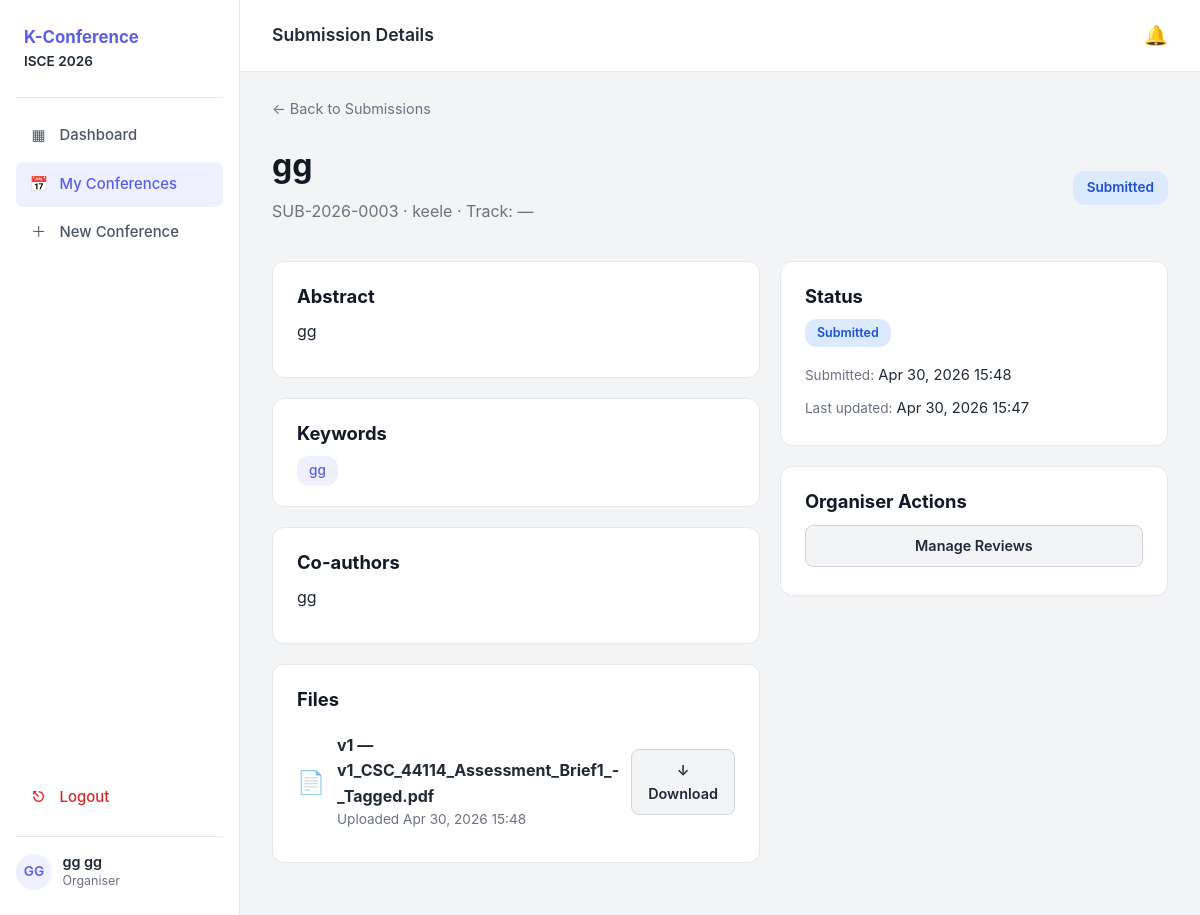
Page /submissions/3/ (signed in) on the committed database.
### accounts/models.py (models this page shows, shortened)
class Profile(models.Model):
    ROLE_ORGANISER = 'organiser'
    ROLE_AUTHOR = 'author'
    ROLE_REVIEWER = 'reviewer'
    ROLE_PARTICIPANT = 'participant'
    ROLE_CHOICES = [
        (ROLE_ORGANISER, 'Organiser'),
        (ROLE_AUTHOR, 'Author'),
        (ROLE_REVIEWER, 'Reviewer'),
        (ROLE_PARTICIPANT, 'Participant'),
    ]
    user = models.OneToOneField(
        User,
        on_delete=models.CASCADE,
        related_name='profile',
    )
    role = models.CharField(
        max_length=20,
        choices=ROLE_CHOICES,
        default=ROLE_PARTICIPANT,
    )
    affiliation = models.CharField(
        max_length=200,
        blank=True,
        help_text="Organisation or university the user belongs to.",
    )
    created_at = models.DateTimeField(auto_now_add=True)
    def is_organiser(self):
        return self.role == self.ROLE_ORGANISER
    def is_author(self):
        return self.role == self.ROLE_AUTHOR

### submissions/models.py (models this page shows, shortened)
class Submission(models.Model):
    STATUS_DRAFT = 'draft'
    STATUS_SUBMITTED = 'submitted'
    STATUS_UNDER_REVIEW = 'under_review'
    STATUS_ACCEPTED = 'accepted'
    STATUS_REJECTED = 'rejected'
    STATUS_WITHDRAWN = 'withdrawn'
    STATUS_CHOICES = [
        (STATUS_DRAFT,        'Draft'),
        (STATUS_SUBMITTED,    'Submitted'),
        (STATUS_UNDER_REVIEW, 'Under Review'),
        (STATUS_ACCEPTED,     'Accepted'),
        (STATUS_REJECTED,     'Rejected'),
        (STATUS_WITHDRAWN,    'Withdrawn'),
    ]
    conference = models.ForeignKey(
        Conference, on_delete=models.CASCADE, related_name='submissions',
    )
    track = models.ForeignKey(
        Track, on_delete=models.SET_NULL, null=True, blank=True,
        related_name='submissions',
    )
    author = models.ForeignKey(
        User, on_delete=models.CASCADE, related_name='submissions',
    )
    title = models.CharField(max_length=300)
    abstract = models.TextField(
        help_text='Short summary of the paper (max 300 words recommended).',
    )
    keywords = models.CharField(
        max_length=300, blank=True,
        help_text='Comma-separated. e.g. "machine learning, healthcare, privacy".',
    )
    co_authors = models.TextField(
        blank=True,
        help_text='One per line: full name, email, affiliation.',
    )
    status = models.CharField(
        max_length=20, choices=STATUS_CHOICES, default=STATUS_DRAFT,
    )
    submission_id_code = models.CharField(
        max_length=30, blank=True,
        help_text='Public ID shown to authors and reviewers, e.g. SUB-2026-0042.',
    )
    submitted_at = models.DateTimeField(null=True, blank=True)
    decision_at = models.DateTimeField(null=True, blank=True)
    decision_notes = models.TextField(blank=True)
    created_at = models.DateTimeField(auto_now_add=True)
    updated_at = models.DateTimeField(auto_now=True)
    class Meta:
        ordering = ['-created_at']
    @property
    def is_locked(self):
        return self.conference.submission_deadline_passed
    @property
    def keyword_list(self):
        return [k.strip() for k in self.keywords.split(',') if k.strip()]

class SubmissionFile(models.Model):
    submission = models.ForeignKey(
        Submission, on_delete=models.CASCADE, related_name='files',
    )
    file = models.FileField(upload_to=manuscript_upload_path)
    version = models.PositiveIntegerField(default=1)
    uploaded_at = models.DateTimeField(auto_now_add=True)
    uploaded_by = models.ForeignKey(
        User, on_delete=models.SET_NULL, null=True, related_name='uploaded_files',
    )
    class Meta:
        ordering = ['-version']
        unique_together = ('submission', 'version')
    @property
    def filename(self):
        return os.path.basename(self.file.name)

### conference/models.py (models this page shows, shortened)
class Conference(models.Model):
    STATUS_DRAFT = 'draft'
    STATUS_OPEN = 'open'
    STATUS_CLOSED = 'closed'
    STATUS_CHOICES = [
        (STATUS_DRAFT,  'Draft'),
        (STATUS_OPEN,   'Open'),
        (STATUS_CLOSED, 'Closed'),
    ]
    MODE_IN_PERSON = 'in_person'
    MODE_ONLINE = 'online'
    MODE_HYBRID = 'hybrid'
    MODE_CHOICES = [
        (MODE_IN_PERSON, 'In-person'),
        (MODE_ONLINE,    'Online'),
        (MODE_HYBRID,    'Hybrid'),
    ]
    name = models.CharField(max_length=200)
    short_name = models.CharField(
        max_length=50, blank=True,
        help_text='Short tag (e.g. "ISCE 2026"). Optional.',
    )
    description = models.TextField(blank=True)
    organiser = models.ForeignKey(
        User, on_delete=models.CASCADE, related_name='conferences_organised',
    )
    start_date = models.DateField()
    end_date = models.DateField()
    location = models.CharField(
        max_length=200, blank=True,
        help_text='Venue or city. Leave blank for fully online.',
    )
    online_link = models.URLField(
        blank=True,
        help_text='Zoom/Teams link (for online or hybrid events).',
    )
    mode = models.CharField(max_length=20, choices=MODE_CHOICES, default=MODE_HYBRID)
    capacity = models.PositiveIntegerField(
        default=0,
        help_text='Maximum participants. 0 = unlimited.',
    )
    submission_deadline = models.DateTimeField(
        null=True, blank=True,
        help_text='Last moment authors can submit papers.',
    )
    review_deadline = models.DateTimeField(
        null=True, blank=True,
        help_text='Last moment reviewers must submit reviews.',
    )
    status = models.CharField(max_length=20, choices=STATUS_CHOICES, default=STATUS_DRAFT)
    code_of_conduct = models.TextField(blank=True)
    created_at = models.DateTimeField(auto_now_add=True)
    updated_at = models.DateTimeField(auto_now=True)
    class Meta:
        ordering = ['-start_date']
    @property
    def submission_deadline_passed(self):
        if not self.submission_deadline:
            return False
        return timezone.now() > self.submission_deadline

### submissions/views.py (the view)
# urls.py: path('<int:pk>/',                  views.submission_detail,     name='detail'),
@login_required
def submission_detail(request, pk):
    submission = get_object_or_404(Submission, pk=pk)
    if not _can_view_submission(request.user, submission):
        return HttpResponseForbidden()
    return render(request, 'submissions/submission_detail.html', {
        'submission': submission,
        'files': submission.files.all(),
        'is_author': request.user == submission.author,
        'is_organiser': request.user == submission.conference.organiser,
    })

### submissions/views.py (called while the page is built, shortened)
def _can_view_submission(user, submission):
    if not user.is_authenticated:
        return False
    if user == submission.author:
        return True
    if user == submission.conference.organiser:
        return True

### submissions/templates/submissions/submission_detail.html (shortened to what this page needs)
{% extends 'app_base.html' %}
{% block topbar_title %}Submission Details{% endblock %}
{% block sidebar_nav %}
    {% if user.profile.is_author %}
        {% include 'partials/sidebar_author.html' with active='submissions' %}
    {% elif user.profile.is_organiser %}
        {% include 'partials/sidebar_organiser.html' with active='conferences' %}
    {% else %}
        {% include 'partials/sidebar_participant.html' with active='dashboard' %}
    {% endif %}
{% endblock %}
{% block content %}
<a href="{% if is_author %}{% url 'submissions:my_submissions' %}{% else %}{% url 'submissions:organiser_list' submission.conference.pk %}{% endif %}" class="back-link">← Back to Submissions</a>
<section class="page-head" style="margin-top: 0.5rem;">
    <div>
        <h1>{{ submission.title }}</h1>
        <p class="muted">
            {{ submission.submission_id_code|default:"—" }} &middot;
            {{ submission.conference.name }} &middot;
            Track: {{ submission.track.name|default:"—" }}
        </p>
    </div>
    <span class="status-pill status-{{ submission.status }} large">{{ submission.get_status_display }}</span>
</section>
<div class="row-2">
    <div>
        <section class="panel">
            <h3>Abstract</h3>
            <p>{{ submission.abstract|linebreaksbr }}</p>
        </section>
        {% if submission.keyword_list %}
        <section class="panel">
            <h3>Keywords</h3>
            <div class="keyword-row">
                {% for k in submission.keyword_list %}
                    <span class="keyword-chip">{{ k }}</span>
                {% endfor %}
            </div>
        </section>
        {% endif %}
        {% if submission.co_authors %}
        <section class="panel">
            <h3>Co-authors</h3>
            <p>{{ submission.co_authors|linebreaksbr }}</p>
        </section>
        {% endif %}
        <section class="panel">
            <h3>Files</h3>
            {% if files %}
                <ul class="file-list">
                {% for f in files %}
                    <li>
                        <span class="file-icon">📄</span>
                        <div class="file-meta">
                            <strong>v{{ f.version }} — {{ f.filename }}</strong>
                            <span class="muted small">Uploaded {{ f.uploaded_at|date:"M j, Y H:i" }}</span>
                        </div>
                        <a href="{% url 'submissions:download_file' f.pk %}" class="btn-secondary">↓ Download</a>
                    </li>
                {% endfor %}
                </ul>
            {% else %}
                <p class="muted small">No files uploaded yet.</p>
            {% endif %}
        </section>
    </div>
    <div>
        <section class="panel">
            <h3>Status</h3>
            <p><span class="status-pill status-{{ submission.status }}">{{ submission.get_status_display }}</span></p>
            <ul class="meta-list">
                <li><span class="muted small">Submitted:</span> {{ submission.submitted_at|date:"M j, Y H:i"|default:"Not yet" }}</li>
                <li><span class="muted small">Last updated:</span> {{ submission.updated_at|date:"M j, Y H:i" }}</li>
            </ul>
        </section>
        {% if is_organiser %}
        <section class="panel">
            <h3>Organiser Actions</h3>
            <a href="{% url 'reviews:submission_reviews' submission.pk %}" class="btn-secondary block">Manage Reviews</a>
        </section>
        {% endif %}
    </div>
</div>
{% endblock %}

### templates/app_base.html (shortened to what this page needs)
{% load static %}
<!DOCTYPE html>
<html lang="en">
<head>
    <link rel="stylesheet" href="{% static 'css/styles.css' %}">
</head>
<body class="app-shell">
    <aside class="sidebar">
        <div class="sidebar-brand">
            <div class="brand-name">K-Conference</div>
            <div class="brand-sub">ISCE 2026</div>
        </div>
        <nav class="sidebar-nav">
            {% block sidebar_nav %}{% endblock %}
        </nav>
        <div class="sidebar-user">
            <div class="avatar">
                {{ user.first_name|first|upper }}{{ user.last_name|first|upper }}
            </div>
            <div class="sidebar-user-info">
                <div class="sidebar-user-name">
                    {{ user.first_name }} {{ user.last_name }}
                </div>
                <div class="sidebar-user-role">
                    {{ user.profile.get_role_display }}
                </div>
            </div>
        </div>
    </aside>
    <div class="app-main">
        <header class="app-topbar">
            <div class="topbar-title">{% block topbar_title %}Dashboard{% endblock %}</div>
            <div class="topbar-actions">
                <span class="bell" title="Notifications">🔔</span>
            </div>
        </header>
        <main class="app-content">
            {% block content %}{% endblock %}
        </main>
    </div>
</body>
</html>

### static/css/styles.css (style rules this page uses)
:root { --primary: #5B5FE8; --primary-dark: #4a4ed4; --primary-light: #eef0fd; --text: #1f2937; --text-light: #6b7280; --text-muted: #9ca3af; --border: #e5e7eb; --border-strong: #d1d5db; --bg: #f3f4f6; --card: #ffffff; --error: #dc2626; --error-bg: #fee2e2; --success: #16a34a; --success-bg: #dcfce7; --info-bg: #dbeafe; --radius: 8px; --radius-lg: 12px; --shadow-sm: 0 1px 3px rgba(0, 0, 0, 0.04); --shadow-md: 0 4px 12px rgba(0, 0, 0, 0.06); }
* { box-sizing: border-box; margin: 0; padding: 0; }
body { font-family: -apple-system, BlinkMacSystemFont, "Segoe UI", Roboto, Oxygen-Sans, Ubuntu, Cantarell, "Helvetica Neue", sans-serif; line-height: 1.6; color: var(--text); background-color: var(--bg); min-height: 100vh; display: flex; flex-direction: column; }
a { color: var(--primary); text-decoration: none; }
h1, h2, h3 { color: #111827; margin-bottom: 0.5rem; }
h1 { font-size: 2rem; }
h3 { font-size: 1.15rem; }
p { margin-bottom: 0.75rem; }
.app-shell { display: grid; grid-template-columns: 240px 1fr; min-height: 100vh; }
.sidebar { background: var(--card); border-right: 1px solid var(--border); padding: 1.5rem 1rem; display: flex; flex-direction: column; }
.sidebar-brand { padding: 0 0.5rem 1.5rem; border-bottom: 1px solid var(--border); }
.brand-name { color: var(--primary); font-weight: 700; font-size: 1.05rem; }
.brand-sub { color: var(--text); font-weight: 600; font-size: 0.85rem; }
.sidebar-nav { display: flex; flex-direction: column; gap: 4px; margin-top: 1rem; flex: 1; }
.sidebar-user { display: flex; align-items: center; gap: 0.65rem; padding-top: 1rem; border-top: 1px solid var(--border); margin-top: 1rem; }
.avatar { width: 36px; height: 36px; border-radius: 50%; background: var(--primary-light); color: var(--primary); font-weight: 600; display: flex; align-items: center; justify-content: center; font-size: 0.85rem; }
.sidebar-user-name { font-size: 0.9rem; font-weight: 600; line-height: 1.2; }
.sidebar-user-role { font-size: 0.78rem; color: var(--text-light); }
.app-main { display: flex; flex-direction: column; min-width: 0; }
.app-topbar { display: flex; justify-content: space-between; align-items: center; padding: 1.25rem 2rem; background: var(--card); border-bottom: 1px solid var(--border); }
.topbar-title { font-size: 1.1rem; font-weight: 600; }
.bell { font-size: 1.2rem; cursor: pointer; }
.app-content { padding: 1.5rem 2rem 2rem; }
.muted { color: var(--text-light); }
.small { font-size: 0.85rem; }
.panel { background: var(--card); border: 1px solid var(--border); border-radius: var(--radius-lg); padding: 1.25rem 1.5rem; margin-bottom: 1.25rem; }
.row-2 { display: grid; grid-template-columns: 1fr 1fr; gap: 1.25rem; }
.page-head { display: flex; justify-content: space-between; align-items: center; flex-wrap: wrap; gap: 1rem; margin-bottom: 1.5rem; }
.btn-primary.inline, .btn-secondary, .btn-danger { display: inline-block; padding: 0.55rem 1rem; border-radius: var(--radius); font-size: 0.9rem; font-weight: 600; border: none; cursor: pointer; text-align: center; font-family: inherit; }
.btn-secondary { background: var(--bg); color: var(--text); border: 1px solid var(--border-strong); }
.status-pill { display: inline-block; padding: 4px 12px; border-radius: 12px; font-size: 0.78rem; font-weight: 600; background: var(--bg); color: var(--text-light); white-space: nowrap; }
.status-pill.large { padding: 6px 14px; font-size: 0.85rem; }
.status-submitted { background: #dbeafe; color: #1d4ed8; }
.back-link { display: inline-block; margin-bottom: 0.75rem; color: var(--text-light); font-size: 0.9rem; }
.keyword-row { display: flex; flex-wrap: wrap; gap: 0.5rem; }
.keyword-chip { background: var(--primary-light); color: var(--primary); padding: 4px 12px; border-radius: 12px; font-size: 0.85rem; font-weight: 500; }
.file-list { list-style: none; padding: 0; margin: 0; }
.file-list li { display: flex; align-items: center; gap: 0.75rem; padding: 0.65rem 0; border-bottom: 1px solid var(--border); }
.file-list li:last-child { border-bottom: none; }
.file-icon { font-size: 1.4rem; }
.file-meta { flex: 1; display: flex; flex-direction: column; }
.meta-list { list-style: none; padding: 0; margin: 0.5rem 0 0; }
.meta-list li { padding: 0.3rem 0; font-size: 0.92rem; }
.btn-primary.block, .btn-secondary.block, .btn-danger.block { display: block; width: 100%; text-align: center; margin-bottom: 0.5rem; }

### rows in the picture
Submission: title "gg", submission_id_code "SUB-2026-0003", conference.name "keele", track.name "—", status "Submitted", abstract "gg", keyword_list "gg", co_authors "gg", submitted_at "Apr 30, 2026 15:48", updated_at "Apr 30, 2026 15:47"
SubmissionFile: version "1", filename "v1_CSC_44114_Assessment_Brief1_-_Tagged.pdf", uploaded_at "Apr 30, 2026 15:48"

### other values in the picture
{{ user.first_name|first|upper }} "G"
{{ user.last_name|first|upper }} "G"
{{ user.first_name }} "gg"
{{ user.last_name }} "gg"
{{ user.profile.get_role_display }} "Organiser"
